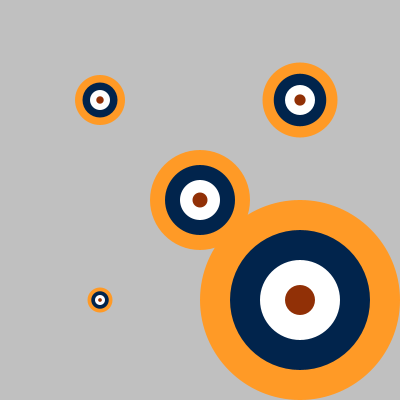
Frame 1 (no input)
Frame 60 (the mouse pressed at the canvas centre just before this capture): identical to frame 1, image omitted
Frame 120 (the mouse held since frame 60 and released just before this capture): identical to frame 1, image omitted

The Processing sketch that drew this single still picture (run headless with seeded random() and noise(); from frame 60 on, the mouse is pressed at the canvas centre):

// Processing sketch: RoundelPosScale
// ── RoundelPosScale.pde
void setup() {
 
  size(400, 400);

}

void draw() {
  
  background(192);
  roundel(width/2, height/2, 1.0);
  roundel(100, 100, 0.5);
  roundel(300, 300, 2.0);
  roundel(100, 300, 0.25);
  roundel(300, 100, 0.75);
  
}

void roundel(int x, int y, float scale) {
  
  noStroke();
  
  fill(255, 154, 38);
  circle(x, y, 100 * scale);
  
  fill(1, 36, 76);
  circle(x, y, 70 * scale);
  
  fill(255);
  circle(x, y, 40 * scale);
  
  fill(145, 48, 6);
  circle(x, y, 15 * scale);
  
}
